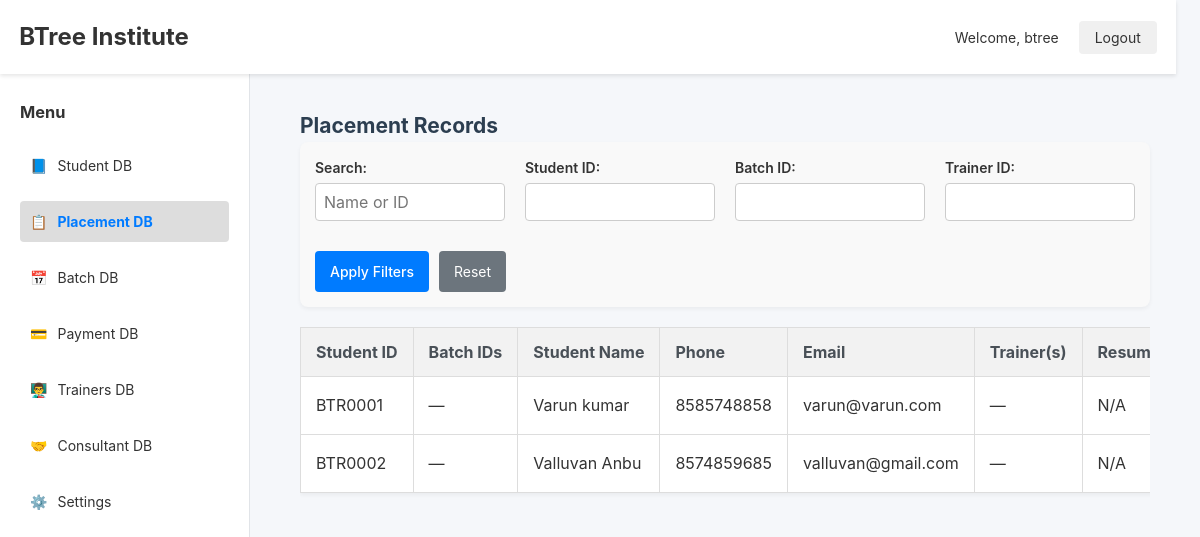
The app's page /placements/ (signed in), older data.
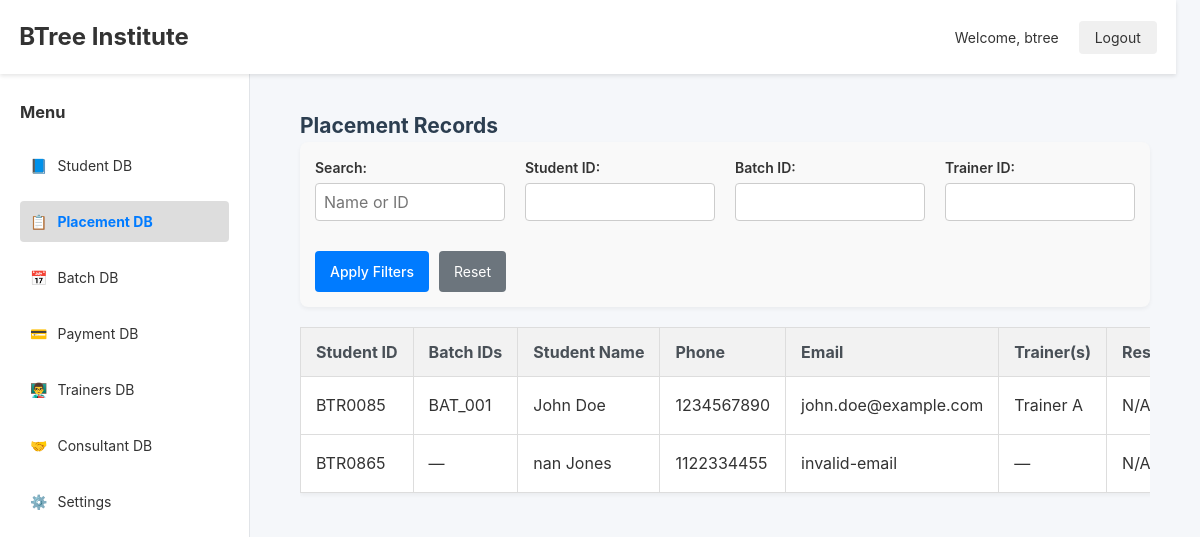
The same page, newer data.
### placementdb/models.py (models this page shows, shortened)
class Placement(models.Model):
    student = models.OneToOneField(Student, on_delete=models.CASCADE, related_name='placement')
    resume_link = models.URLField(blank=True)
    is_active = models.BooleanField(default=True)
    feedback = models.TextField(blank=True)
    company_1 = models.CharField(max_length=255, blank=True)
    company_2 = models.CharField(max_length=255, blank=True)
    company_3 = models.CharField(max_length=255, blank=True)
    company_4 = models.CharField(max_length=255, blank=True)
    company_5 = models.CharField(max_length=255, blank=True)

### studentsdb/models.py (models this page shows, shortened)
class Student(models.Model):
    MODE_CHOICES = [
        ('ON', 'Online'),
        ('OFF', 'Offline'),
    ]
    WEEK_TYPE = [
        ('WD', 'Weekday'),
        ('WE', 'Weekend'),
    ]
    student_id = models.CharField(max_length=10, unique=True, blank=True)
    first_name = models.CharField(max_length=100)
    last_name = models.CharField(max_length=100)
    date_of_birth = models.DateField(null=True, blank=True)
    phone = models.CharField(max_length=15)
    alternative_phone = models.CharField(max_length=15, null=True, blank=True)
    email = models.EmailField()
    trainer = models.ForeignKey('trainersdb.Trainer', on_delete=models.SET_NULL, null=True, blank=True)
    join_date = models.DateField(default=timezone.now)
    start_date = models.DateField(blank=True, null=True)
    tentative_end_date = models.DateField(blank=True, null=True)
    course_percentage = models.FloatField(default=0)
    pl_required = models.BooleanField(default=False)
    source_of_joining = models.ForeignKey(SourceOfJoining, on_delete=models.SET_NULL, null=True, blank=True)
    mode_of_class = models.CharField(max_length=3, choices=MODE_CHOICES)
    week_type = models.CharField(max_length=2, choices=WEEK_TYPE)
    consultant = models.ForeignKey(Consultant, on_delete=models.SET_NULL, null=True, blank=True)

### batchdb/models.py (models this page shows, shortened)
class Batch(models.Model):
    SLOT_CHOICES = [
        ('9-10.30', '9:00 AM - 10:30 AM'),
        ('10.30-12', '10:30 AM - 12:00 PM'),
        ('12-1.30', '12:00 PM - 1:30 PM'),
        ('3-4.30', '3:00 PM - 4:30 PM'),
        ('4.30-6', '4:30 PM - 6:00 PM'),
    ]
    batch_id = models.CharField(max_length=50, unique=True, blank=True)
    batch_name = models.CharField(max_length=100)
    trainer = models.ForeignKey(Trainer, on_delete=models.SET_NULL, null=True)
    start_date = models.DateField()
    end_date = models.DateField()
    slot = models.CharField(max_length=20, choices=SLOT_CHOICES)
    students = models.ManyToManyField('studentsdb.Student', related_name='batches')

### trainersdb/models.py (models this page shows, shortened)
class Trainer(models.Model):
    TRAINER_TYPE_CHOICES = [
        ('FT', 'Full Time'),
        ('FL', 'Freelancer'),
    ]
    trainer_id = models.CharField(max_length=10, unique=True, blank=True)
    name = models.CharField(max_length=100)
    phone = models.CharField(max_length=15)
    email = models.EmailField()
    address = models.TextField(blank=True, null=True)
    date_of_birth = models.DateField(blank=True, null=True)
    date_of_joining = models.DateField(auto_now_add=True, null=True)
    trainer_type = models.CharField(max_length=2, choices=TRAINER_TYPE_CHOICES)
    stack = models.CharField(max_length=200)

### placementdb/views.py (the view)
# urls.py: path('', placement_list, name='placement_list'),
@login_required
def placement_list(request):
    placements = Placement.objects.select_related('student').all()
    search = request.GET.get('search', '').strip()
    student_id = request.GET.get('student_id', '').strip()
    batch_id = request.GET.get('batch_id', '').strip()
    trainer_id = request.GET.get('trainer_id', '').strip()
    if search:
        placements = placements.filter(
            Q(student__first_name__icontains=search) |
            Q(student__last_name__icontains=search) |
            Q(student__student_id__icontains=search)
        )
    if student_id:
        placements = placements.filter(student__student_id__icontains=student_id)
    if batch_id:
        placements = placements.filter(student__batches__batch_id__icontains=batch_id)
    if trainer_id:
        placements = placements.filter(student__batches__trainer__id__icontains=trainer_id)
    return render(request, 'placementdb/placement_list.html', {
        'placements': placements,
        'search': search,
        'student_id': student_id,
        'batch_id': batch_id,
        'trainer_id': trainer_id,
    })

### templates/placementdb/placement_list.html (shortened to what this page needs)
{% extends "base.html" %}
{% block content %}
<div class="payment-list-container">
    <h2>Placement Records</h2>
    <form method="get" class="filters">
        <div class="filter-row">
            <div class="filter-group">
                <label for="search">Search:</label>
                <input type="text" id="search" name="search" value="{{ search }}" placeholder="Name or ID">
            </div>
            <div class="filter-group">
                <label for="student_id">Student ID:</label>
                <input type="text" id="student_id" name="student_id" value="{{ student_id }}">
            </div>
            <div class="filter-group">
                <label for="batch_id">Batch ID:</label>
                <input type="text" id="batch_id" name="batch_id" value="{{ batch_id }}">
            </div>
            <div class="filter-group">
                <label for="trainer_id">Trainer ID:</label>
                <input type="text" id="trainer_id" name="trainer_id" value="{{ trainer_id }}">
            </div>
        </div>
        <div class="filter-actions">
            <button type="submit" class="btn-primary">Apply Filters</button>
            <a href="{% url 'placement_list' %}" class="btn-secondary">Reset</a>
        </div>
    </form>
    <div class="table-wrapper">
        <table>
            <thead>
                <tr>
                    <th>Student ID</th>
                    <th>Batch IDs</th>
                    <th>Student Name</th>
                    <th>Phone</th>
                    <th>Email</th>
                    <th>Trainer(s)</th>
                    <th>Resume Link</th>
                </tr>
            </thead>
            <tbody>
                {% for placement in placements %}
                <tr>
                    <td>{{ placement.student.student_id }}</td>
                    <td>
                        {% if placement.student.batches.all %}
                            {% for batch in placement.student.batches.all %}
                                {{ batch.batch_id }}{% if not forloop.last %}, {% endif %}
                            {% endfor %}
                        {% else %}
                            —
                        {% endif %}
                    </td>
                    <td>{{ placement.student.first_name }} {{ placement.student.last_name }}</td>
                    <td>{{ placement.student.phone }}</td>
                    <td>{{ placement.student.email }}</td>
                    <td>
                        {% if placement.student.batches.all %}
                            {% for batch in placement.student.batches.all %}
                                {% if batch.trainer %}
                                    {{ batch.trainer.name }}{% if not forloop.last %}, {% endif %}
                                {% else %}
                                    —{% if not forloop.last %}, {% endif %}
                                {% endif %}
                            {% endfor %}
                        {% else %}
                            —
                        {% endif %}
                    </td>
                    <td>
                        {% if placement.resume_link %}
                            <a href="{{ placement.resume_link }}" target="_blank">View Resume</a>
                        {% else %}
                            N/A
                        {% endif %}
                    </td>
                </tr>
                {% empty %}
                <tr><td colspan="15">No placement records found.</td></tr>
                {% endfor %}
            </tbody>
        </table>
    </div>
</div>
{% endblock %}

Row changes from the older to the newer data that the page shows:
removed Placement: student.student_id "BTR0001", student.first_name "Varun", student.last_name "kumar", student.phone "8585748858", student.email "varun@varun.com", resume_link "N/A"
removed Placement: student.student_id "BTR0002", student.first_name "Valluvan", student.last_name "Anbu", student.phone "8574859685", student.email "valluvan@gmail.com", resume_link "N/A"
added Placement: student.student_id "BTR0085", student.first_name "John", student.last_name "Doe", student.phone "1234567890", student.email "john.doe@example.com", resume_link "N/A"
added Batch: batch_id "BAT_001", trainer.name "Trainer A"
added Placement: student.student_id "BTR0865", student.first_name "nan", student.last_name "Jones", student.phone "1122334455", student.email "invalid-email", resume_link "N/A"
